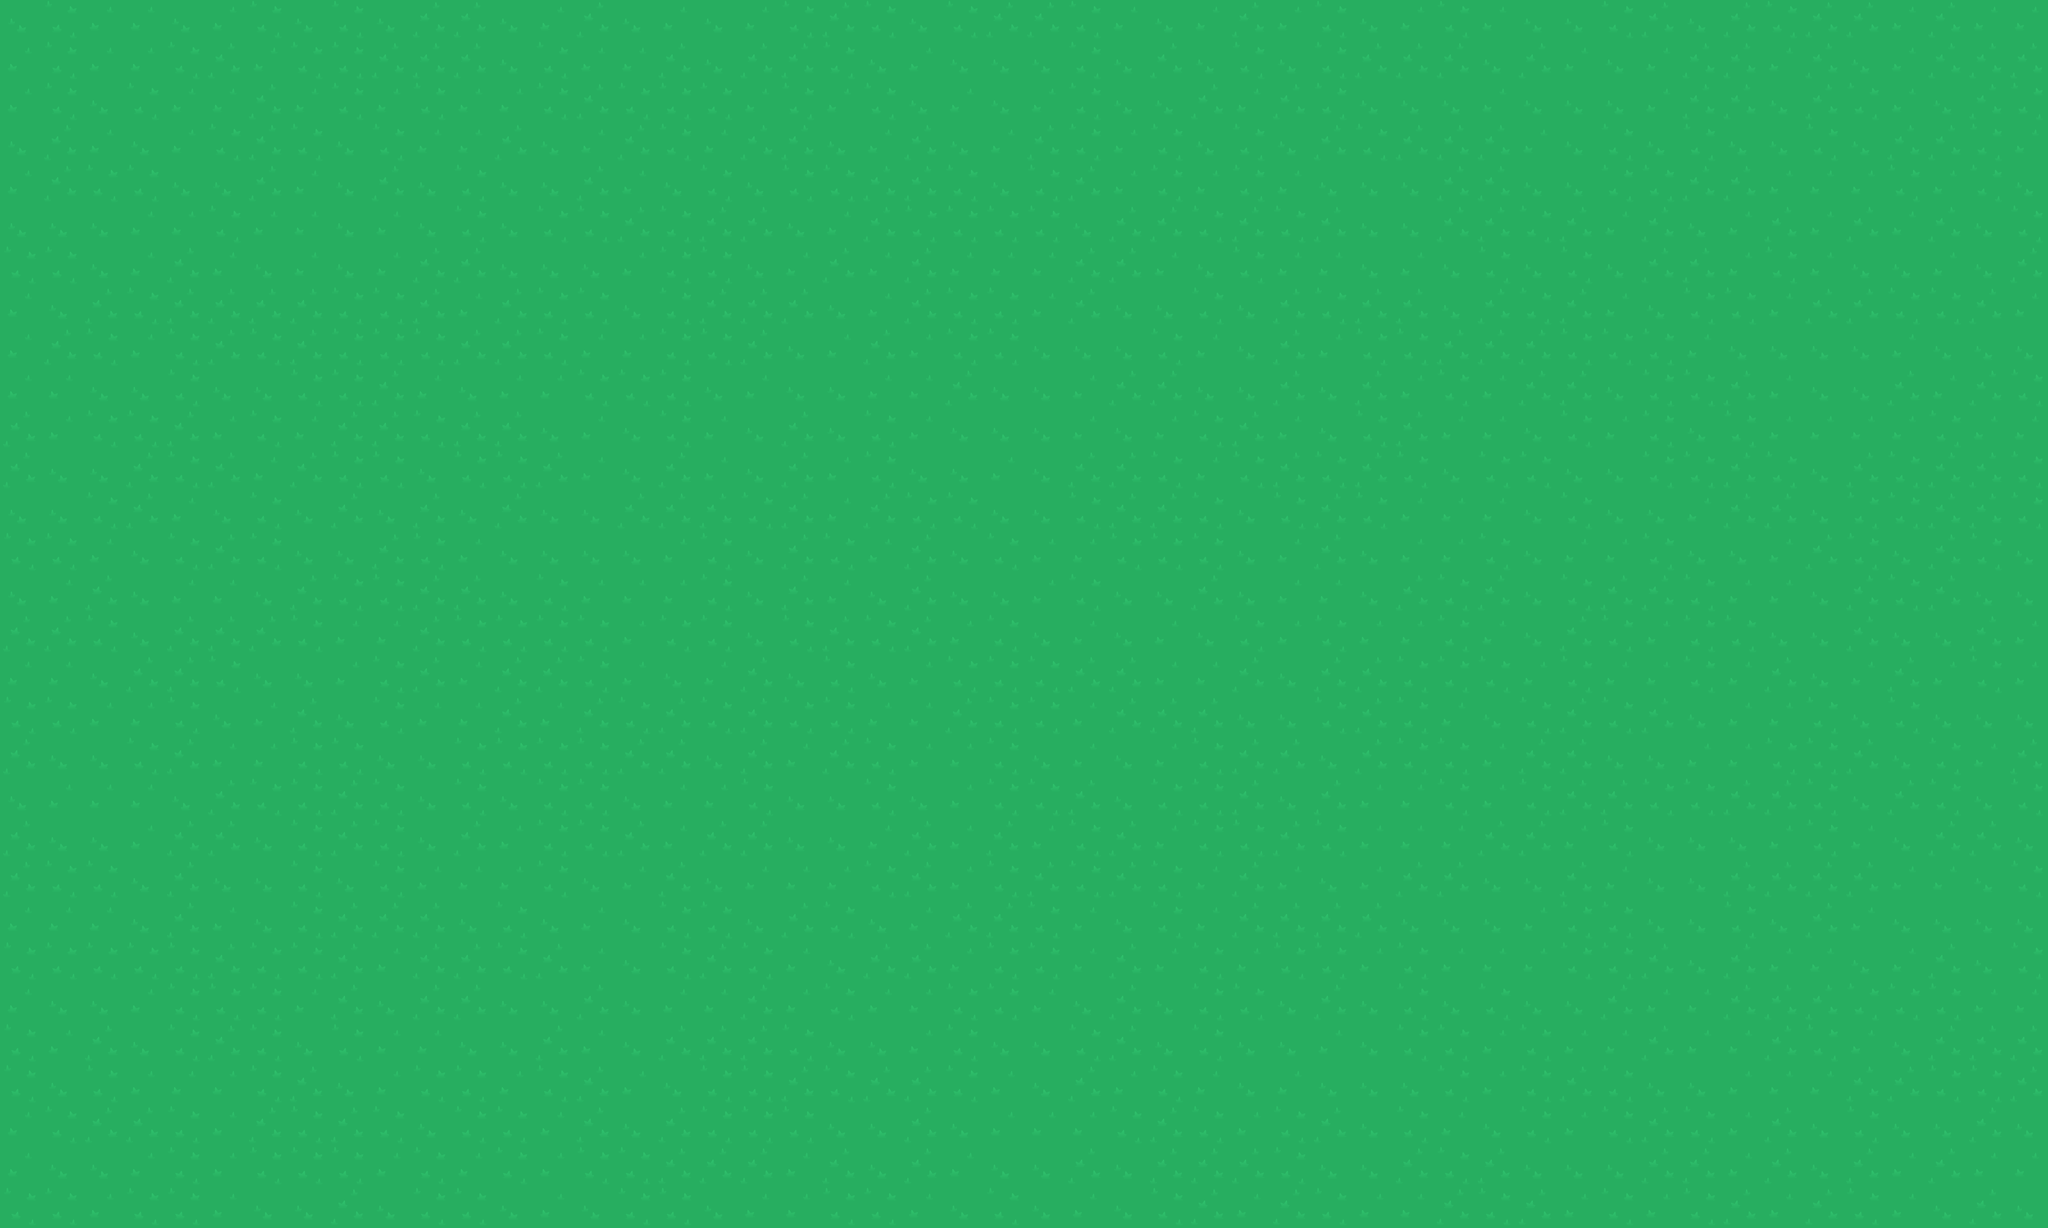

Tiled map render using the project's own tile images. Description and the whole map definition, tile-layer contents included, below:
An orthogonal 50x30 tile map with 64x64 px tiles, 1 tile layer (Tile Layer 1) and 2 objects (player, wall).

<map version="1.5" tiledversion="1.6.0" orientation="orthogonal" renderorder="right-down" width="50" height="30" tilewidth="64" tileheight="64" infinite="0" nextlayerid="3" nextobjectid="5">
 <tileset firstgid="1" source="tiles.tsx" />
 <layer id="1" name="Tile Layer 1" width="50" height="30">
  <data encoding="csv">
4,2,3,3,4,3,2,4,2,4,1,1,4,3,1,4,3,4,3,2,1,2,4,2,1,1,2,3,4,3,1,3,2,4,3,2,3,4,4,2,1,4,1,2,1,1,3,1,3,3,
3,2,3,3,2,1,3,2,2,1,1,1,4,2,3,3,1,4,1,1,2,4,3,4,4,4,2,4,1,4,2,4,2,1,1,1,4,1,3,4,3,1,1,3,1,4,3,1,1,1,
3,2,4,2,3,3,1,3,2,3,2,3,3,2,1,2,2,2,3,2,3,2,4,3,4,3,2,4,4,1,3,1,2,4,4,4,3,4,4,4,3,1,1,4,1,2,3,4,1,2,
4,1,3,4,3,2,1,2,4,2,3,3,1,4,3,1,2,3,1,1,4,3,1,4,3,1,2,3,2,4,2,4,1,2,1,1,1,3,4,2,4,2,4,4,2,4,1,1,2,3,
3,1,2,2,4,4,1,3,4,1,4,2,4,4,1,3,4,2,4,2,2,1,1,2,4,2,1,3,2,3,2,3,4,4,4,1,1,4,4,2,2,1,1,3,3,3,2,3,2,4,
4,4,4,3,3,2,3,3,4,3,4,2,4,2,2,1,2,1,1,4,3,1,2,2,2,2,4,1,1,2,1,2,1,4,4,1,1,2,1,3,1,4,3,1,3,1,3,1,4,2,
2,2,4,3,1,3,4,3,4,3,1,1,4,4,4,3,2,2,4,3,1,3,1,3,3,3,1,1,3,4,2,3,3,4,3,4,2,4,2,4,1,1,3,2,3,4,4,3,4,1,
3,4,1,2,1,1,1,1,2,2,1,3,1,2,2,4,2,1,1,1,4,3,1,2,2,3,1,4,4,2,4,1,2,1,1,4,1,2,1,3,4,2,2,3,1,1,2,2,1,3,
3,1,2,3,2,1,2,1,2,2,2,1,1,2,3,3,2,2,1,4,3,1,3,2,2,4,4,4,2,3,4,1,3,2,2,1,1,1,2,2,2,3,4,4,4,4,3,4,4,4,
3,3,4,4,2,4,4,2,2,1,3,4,3,3,2,2,2,4,3,4,4,3,3,1,4,4,3,1,1,4,4,1,4,1,3,2,3,1,1,4,2,2,1,3,4,4,1,3,1,2,
1,3,2,2,1,3,2,3,1,1,2,1,1,4,3,4,2,3,4,1,4,2,3,4,4,4,3,4,3,2,1,3,4,2,1,3,3,4,2,3,2,4,2,3,3,3,3,2,3,3,
1,4,4,1,2,1,3,1,2,2,4,2,2,1,3,4,1,3,4,1,3,2,4,4,3,4,1,1,2,3,2,1,2,1,2,4,2,2,4,4,2,2,1,2,4,1,2,1,1,2,
4,4,2,1,3,4,2,4,1,4,1,4,1,4,4,1,1,1,2,1,3,1,2,2,4,4,2,1,1,2,4,2,1,2,3,3,3,4,2,4,4,3,1,1,4,2,2,1,1,2,
2,2,3,4,2,1,2,4,4,1,2,3,4,4,4,4,3,2,4,1,2,3,1,4,2,3,3,2,2,2,4,3,1,4,3,3,2,4,3,3,2,4,4,3,1,2,4,1,2,4,
4,3,1,4,3,3,4,1,2,2,1,1,4,2,3,3,3,2,4,1,3,4,1,4,4,3,2,4,4,1,4,3,3,4,1,2,1,4,2,1,1,2,3,3,4,1,2,1,4,4,
1,1,2,4,1,1,1,2,3,3,1,2,2,2,2,3,2,2,4,2,1,2,1,3,2,4,3,4,3,4,2,3,2,3,3,2,3,4,1,2,3,2,2,4,4,1,4,4,1,3,
3,3,4,1,1,2,4,4,3,2,1,3,1,1,2,3,4,3,1,4,2,4,3,2,2,2,1,1,3,3,1,4,1,1,2,2,2,3,2,3,3,2,3,1,4,3,1,3,2,3,
2,2,3,3,2,4,3,1,4,2,3,3,1,3,1,2,1,2,1,2,2,3,3,1,2,2,3,1,1,1,4,4,2,1,2,3,4,2,1,2,1,4,3,3,2,4,2,4,4,4,
1,4,4,2,1,3,3,2,2,4,4,2,2,2,2,1,1,4,1,3,1,2,3,3,2,4,3,4,3,2,1,1,4,1,2,2,3,1,1,4,4,3,3,2,2,1,4,2,3,1,
4,3,3,3,4,1,2,2,1,2,4,2,4,2,2,4,3,3,2,4,4,2,4,3,2,2,1,4,2,2,1,4,1,3,3,2,3,2,1,1,2,2,1,1,2,4,1,2,4,2,
1,4,4,3,1,1,4,2,1,2,4,1,3,2,2,1,3,1,1,4,4,3,1,3,1,3,2,1,3,2,2,1,2,3,3,3,1,1,3,2,4,4,4,3,2,3,4,1,1,4,
1,2,2,4,1,4,4,2,4,2,3,3,3,2,4,3,1,4,3,3,3,2,1,3,2,1,2,1,2,3,1,3,4,3,1,1,4,4,1,3,4,4,1,1,1,1,3,3,4,2,
3,3,3,4,1,3,4,2,1,1,1,4,2,4,3,4,2,2,4,1,2,4,3,1,1,2,3,4,2,3,1,1,1,1,4,4,4,3,2,2,4,4,2,4,1,3,4,4,4,4,
2,2,2,2,2,1,2,2,1,3,1,1,2,1,3,4,2,1,2,3,4,1,1,3,2,2,3,1,3,2,3,2,2,3,2,3,3,3,2,2,1,4,1,3,3,4,3,1,4,2,
3,4,4,3,2,2,2,3,1,4,1,1,4,4,1,4,3,3,1,3,2,3,3,2,2,3,4,1,4,2,2,4,1,4,2,4,2,4,4,1,3,3,1,1,1,2,2,2,3,3,
2,3,1,4,2,1,2,4,2,3,3,4,4,1,3,4,1,1,1,2,4,4,3,2,4,4,2,1,4,2,4,4,3,4,2,2,3,2,3,3,1,3,3,1,2,3,4,1,1,1,
2,4,2,3,3,3,2,1,4,3,2,2,3,2,1,3,4,2,2,1,2,1,1,2,3,4,1,3,2,3,4,3,4,4,4,2,3,2,1,2,4,4,3,3,3,1,1,2,2,1,
3,2,1,1,2,3,1,2,1,2,4,2,2,3,1,4,1,2,2,2,4,4,1,4,3,3,3,2,1,2,3,2,1,4,2,3,4,2,3,2,1,2,3,1,4,2,4,4,1,4,
3,4,4,3,2,3,2,2,2,3,2,3,2,3,2,2,1,1,1,3,1,4,1,3,4,4,1,4,1,1,1,2,4,4,1,2,1,4,4,4,1,1,3,1,4,1,3,1,3,3,
2,2,3,2,2,3,4,4,1,4,2,2,4,3,4,2,2,4,3,3,2,2,3,4,2,4,3,4,2,1,3,1,2,3,3,1,2,1,3,2,3,2,1,3,1,2,3,4,1,4
</data>
 </layer>
 <objectgroup id="2" name="Object Layer 1">
  <object id="1" name="player" x="783.601" y="134.906" width="34.444" height="40.1847" />
  <object id="4" name="wall" x="984.524" y="68.888" width="88.9803" height="430.55" />
 </objectgroup>
</map>
